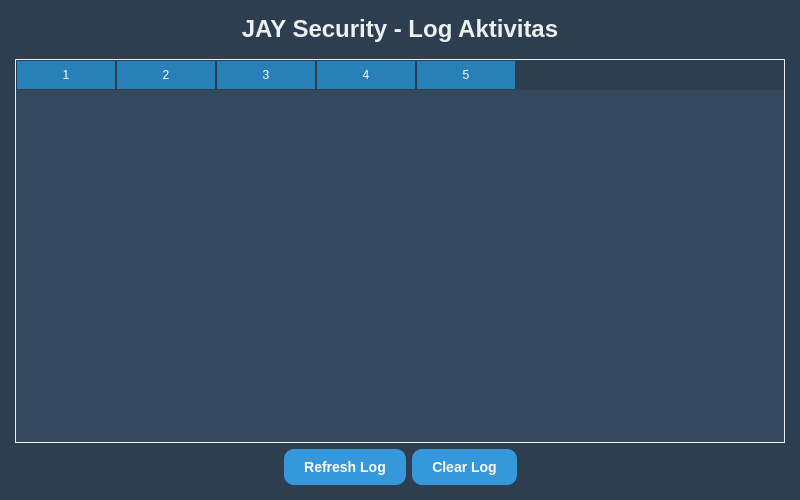
<?xml version="1.0" encoding="UTF-8"?>
<ui version="4.0">
 <class>LogsWindow</class>
 <widget class="QMainWindow" name="LogsWindow">
  <property name="geometry">
   <rect>
    <x>0</x>
    <y>0</y>
    <width>800</width>
    <height>500</height>
   </rect>
  </property>
  <property name="windowTitle">
   <string>JAY Security - Log Aktivitas</string>
  </property>
  <widget class="QWidget" name="centralwidget">
   <property name="styleSheet">
    <string notr="true">
QWidget {
    background-color: #2c3e50;
    color: #ecf0f1;
}

QLabel {
    font-size: 24px;
    font-weight: bold;
    color: #ecf0f1;
    margin-bottom: 10px;
}

QPushButton {
    background-color: #3498db;
    color: white;
    padding: 10px 20px;
    border-radius: 10px;
    font-size: 14px;
    font-weight: bold;
}

QPushButton:hover {
    background-color: #2980b9;
}

QTableWidget {
    background-color: #34495e;
    color: #ecf0f1;
    border: 1px solid #ecf0f1;
}

QHeaderView::section {
    background-color: #2980b9;
    color: white;
    padding: 5px;
    border: 1px solid #2c3e50;
}

    </string>
   </property>
   <layout class="QVBoxLayout" name="verticalLayout">
    <property name="leftMargin">
     <number>15</number>
    </property>
    <property name="topMargin">
     <number>15</number>
    </property>
    <property name="rightMargin">
     <number>15</number>
    </property>
    <property name="bottomMargin">
     <number>15</number>
    </property>

    <!-- Judul untuk Log -->
    <item>
     <widget class="QLabel" name="LogsTitle">
      <property name="alignment">
       <set>Qt::AlignCenter</set>
      </property>
      <property name="text">
       <string>JAY Security - Log Aktivitas</string>
      </property>
     </widget>
    </item>

    <!-- Tabel untuk Menampilkan Log -->
    <item>
     <widget class="QTableWidget" name="logsTable">
      <property name="columnCount">
       <number>5</number>
      </property>
      <property name="rowCount">
       <number>0</number>
      </property>
      <property name="horizontalHeaderLabels">
       <stringlist>
        <string>Waktu</string>
        <string>Jenis Serangan</string>
        <string>IP Sumber</string>
        <string>IP Tujuan</string>
        <string>Status Mitigasi</string>
       </stringlist>
      </property>
     </widget>
    </item>

    <!-- Tombol untuk Refresh dan Clear Log -->
    <item>
     <layout class="QHBoxLayout" name="buttonLayout">
      <item>
       <spacer name="horizontalSpacer">
        <property name="orientation">
         <enum>Qt::Horizontal</enum>
        </property>
        <property name="sizeHint" stdset="0">
         <size>
          <width>40</width>
          <height>20</height>
         </size>
        </property>
       </spacer>
      </item>
      <item>
       <widget class="QPushButton" name="refreshButton">
        <property name="text">
         <string>Refresh Log</string>
        </property>
       </widget>
      </item>
      <item>
       <widget class="QPushButton" name="clearButton">
        <property name="text">
         <string>Clear Log</string>
        </property>
       </widget>
      </item>
      <item>
       <spacer name="horizontalSpacer_2">
        <property name="orientation">
         <enum>Qt::Horizontal</enum>
        </property>
        <property name="sizeHint" stdset="0">
         <size>
          <width>40</width>
          <height>20</height>
         </size>
        </property>
       </spacer>
      </item>
     </layout>
    </item>
   </layout>
  </widget>
 </widget>
 <resources/>
 <connections/>
</ui>
